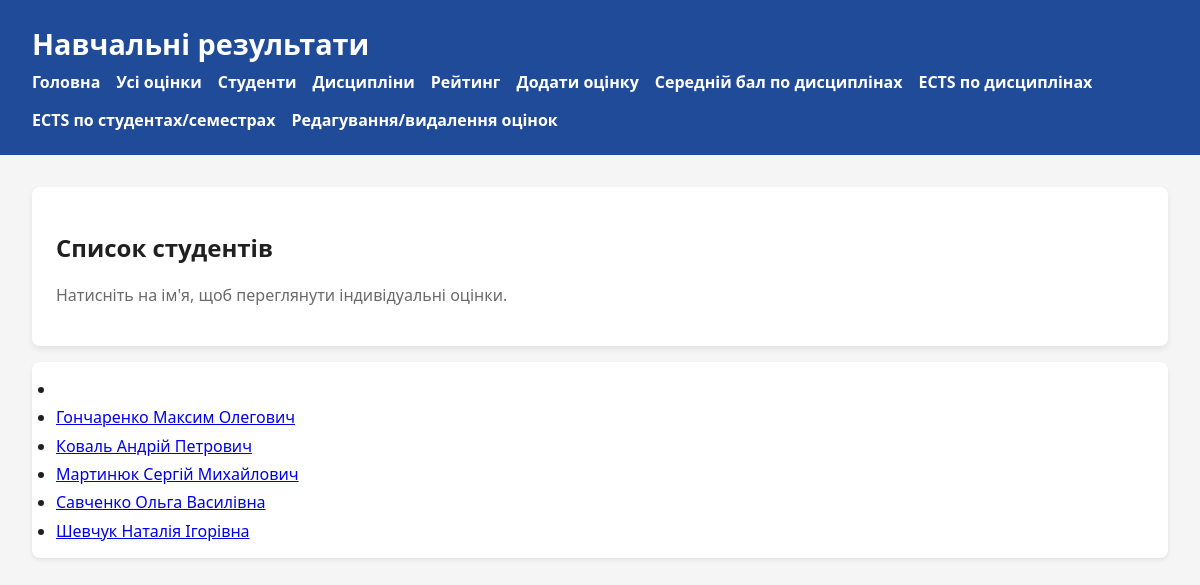
/students, run on the app's committed database.
### tables this page shows
CREATE TABLE "student" (
	"id"	INTEGER NOT NULL,
	"name"	TEXT NOT NULL,
	PRIMARY KEY("id" AUTOINCREMENT)
);

### app.py (the view)
@app.route("/students")
def students():
    students_list = fetch_all(
        "SELECT id, name FROM student ORDER BY name ASC"
    )
    return render_template("students.html.j2", students=students_list)

### app.py (called while the page is built)
def fetch_all(query: str, params: tuple = ()) -> list[sqlite3.Row]:
    with sqlite3.connect(DB_PATH) as conn:
        conn.row_factory = sqlite3.Row
        cursor = conn.execute(query, params)
        return cursor.fetchall()

@app.after_request
def apply_csp(response):
    response.headers["Content-Security-Policy"] = "script-src 'self' 'unsafe-inline'"
    return response

### addition/templates/students.html.j2
{% extends "base.html.j2" %}
{% block content %}
<div class="card">
    <h2>Список студентів</h2>
    <p class="muted">Натисніть на ім'я, щоб переглянути індивідуальні оцінки.</p>
</div>
{% if students %}
<ul>
    {% for student in students %}
    <li>
        <a href="{{ url_for('student_detail', student_id=student.id) }}">{{ student.name }}</a>
    </li>
    {% endfor %}
</ul>
{% else %}
<p class="muted">Студенти не знайдені.</p>
{% endif %}
{% endblock %}

### addition/templates/base.html.j2 (style rules this page uses)
:root { font-family: "Segoe UI", Arial, sans-serif; }
body { margin: 0; background: #f5f5f5; color: #202020; }
.card { background: #fff; padding: 1.5rem; border-radius: 0.5rem; box-shadow: 0 3px 6px rgba(0,0,0,0.08); }
.muted { color: #6a6a6a; }
ul { background: #fff; padding: 1rem 1.5rem; border-radius: 0.5rem; box-shadow: 0 2px 4px rgba(0,0,0,0.08); }
ul li + li { margin-top: 0.4rem; }

### data on the page
student: name "Гончаренко Максим Олегович"
student: name "Коваль Андрій Петрович"
student: name "Мартинюк Сергій Михайлович"
student: name "Савченко Ольга Василівна"
student: name "Шевчук Наталія Ігорівна"

### other printed values
{{ header or "Навчальні результати" }} "Навчальні результати"
